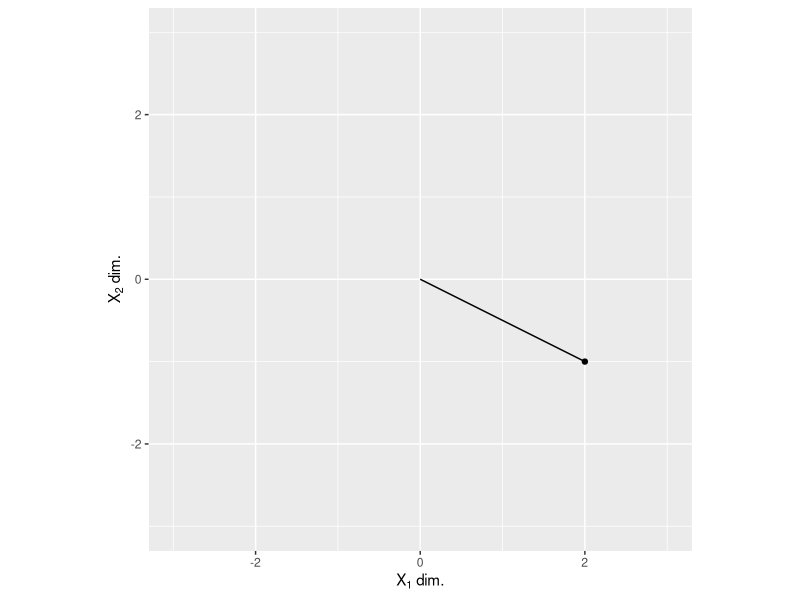

The R source for this figure:
## ---- chunk 1
aScalar <- 4
## ---- chunk 2
library(ggplot2)

v <- c(2, -1)
ggplot(data=NULL, aes(x = c(0, v[1]), y=c(0, v[2])))  + 
  geom_line() + 
  geom_point(aes(x=v[1], y=v[2])) + 
  scale_x_continuous(name=expression(paste(X[1], " dim.")), limits = c(-3, 3)) + 
  scale_y_continuous(name=expression(paste(X[2], " dim.")), limits = c(-3, 3)) + 
  coord_equal()
## ---- chunk 3
v1 <- matrix(c(2, 5, 5, 7), nrow = 1) # row vector
v2 <- matrix(c(2, 5, 5, 7), ncol = 1) # column vector
## ---- chunk 4
v1 <- matrix(c(2, 5, 5, 7), nrow = 1) # row vector
v2 <- t(v1)                           # column vector
## ---- chunk 5
v1 <- matrix(c(2, 5, 4, 7), ncol=1)
v2 <- matrix(c(4, 1, 0, 2), ncol=1)
v3 <- 4 * v1  - 2 * v2
